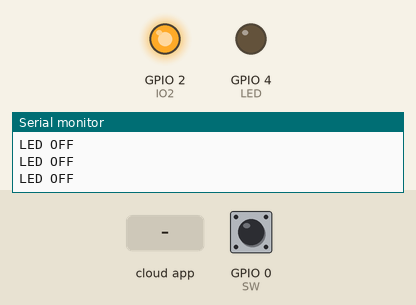
Bench run of a sketch on a simulated ESP8266 (NodeMCU). On the bench: output pins drawn as LEDs (lit = HIGH), the last lines printed to the serial monitor. The inputs (shaded band) are chosen by the test bench; at power-on: GPIO 0 (SW) HIGH. WiFi joins after 1.5 s; servers stay silent unless stated; the Firebase database answers and starts empty.

Above: at 3.0 s.
3.1 s: the phone or cloud app sets led to 1
At 4.5 s:
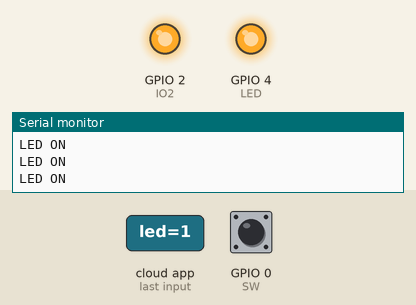
6.2 s: the phone or cloud app sets led to 0
At 7.7 s:
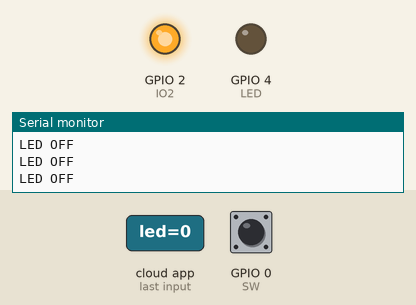
Timing chart, 0 to 9.2 s (numbered marks = the images above; inputs shaded):
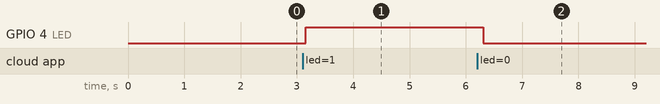

Measured:
- after the input at 3.1 s, GPIO 4 (LED): LOW → HIGH after 0.05 s
- after the input at 6.2 s, GPIO 4 (LED): HIGH → LOW after 0.11 s

The sketch:

WifiSwitch.ino
```cpp
#include <ESP8266WiFi.h>
#include <FirebaseArduino.h>

#define FIREBASE_HOST "wifiswitch-dev.firebaseio.com"
#define FIREBASE_AUTH "vLsS7UB5Vag2v4dm10wqvLxrRSBprMTlMHg5ssz3"
#define WIFI_SSID "tukuddo-guest"
#define WIFI_PASSWORD "monotukuddo"

#define LED 4
#define SW 0

#define IO2 2

void setup() {
  Serial.begin(115200);

  //LED初期化
  pinMode(LED,OUTPUT);
  digitalWrite(LED,LOW);

  //スイッチを入力として初期化
  pinMode(SW,INPUT);

  //SWの端子をHIGHにするため IO2を出力に設定
  pinMode(IO2,OUTPUT);
  digitalWrite(IO2,HIGH);

  // connect to wifi.
  WiFi.begin(WIFI_SSID, WIFI_PASSWORD);
  Serial.print("connecting");
  while (WiFi.status() != WL_CONNECTED) {
    Serial.print(".");
    delay(500);
  }
  Serial.println();
  Serial.print("connected: ");
  Serial.println(WiFi.localIP());

  Firebase.begin(FIREBASE_HOST, FIREBASE_AUTH);
  Firebase.setBool("btn", false);
  Firebase.setBool("led", false);
}

void loop() {
  //Firebaseとの接続でエラー
  if (Firebase.failed()) {
    Serial.print("setting /number failed:");
    Serial.println(Firebase.error());
    return;
  }

  //データベースの状態をみてLED点灯
  if(Firebase.getBool("led") == true){
    Serial.println("LED ON");
    digitalWrite(LED,HIGH);
  }
  else{
    Serial.println("LED OFF");
    digitalWrite(LED,LOW);
  }

  //スイッチ状態をみて Firebase に書き込む
  if(digitalRead(SW) == LOW){
    Serial.println("SW ON");
    Firebase.setBool("btn", !Firebase.getBool("btn") );
    delay(1000);
  }
}
```
